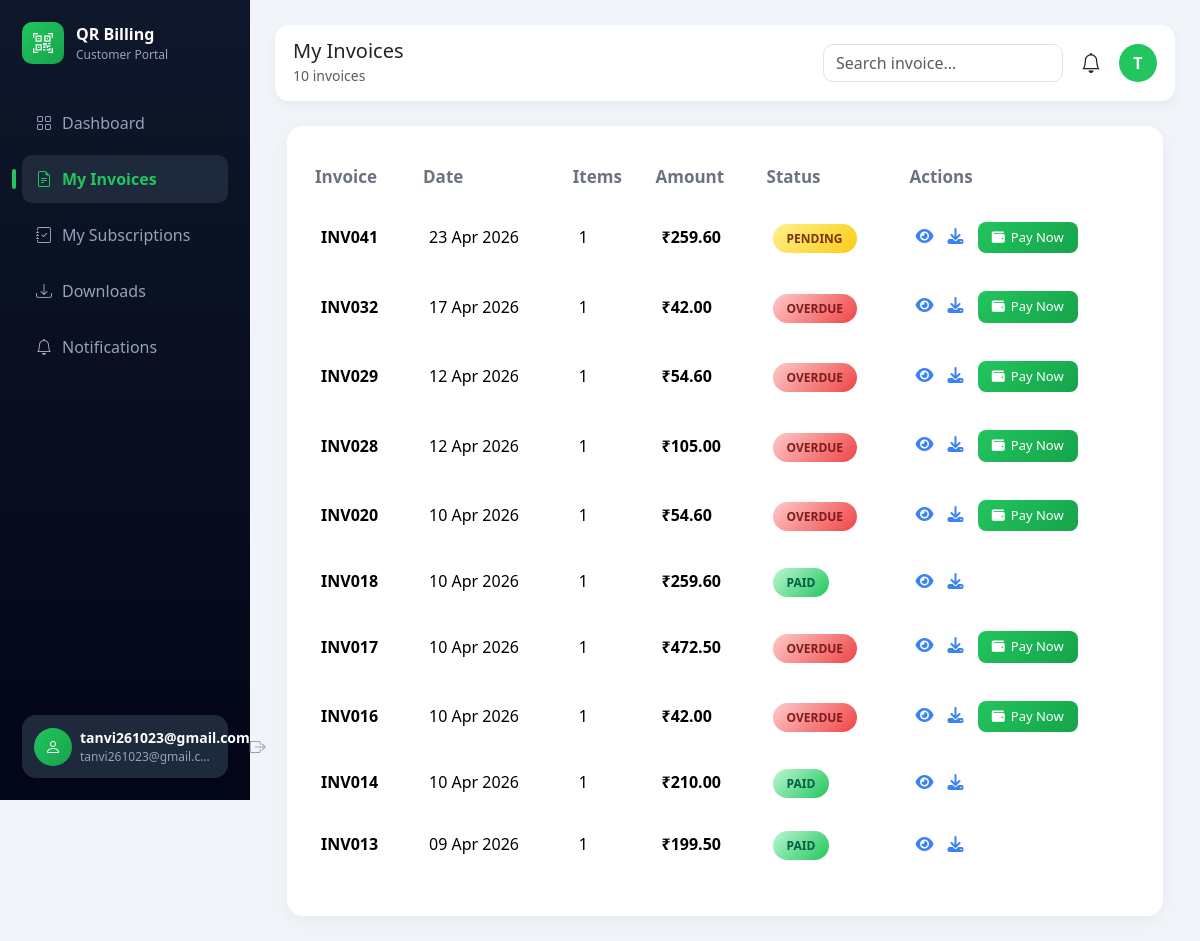
The app's page /invoice/my-invoices/ (signed in), older data.
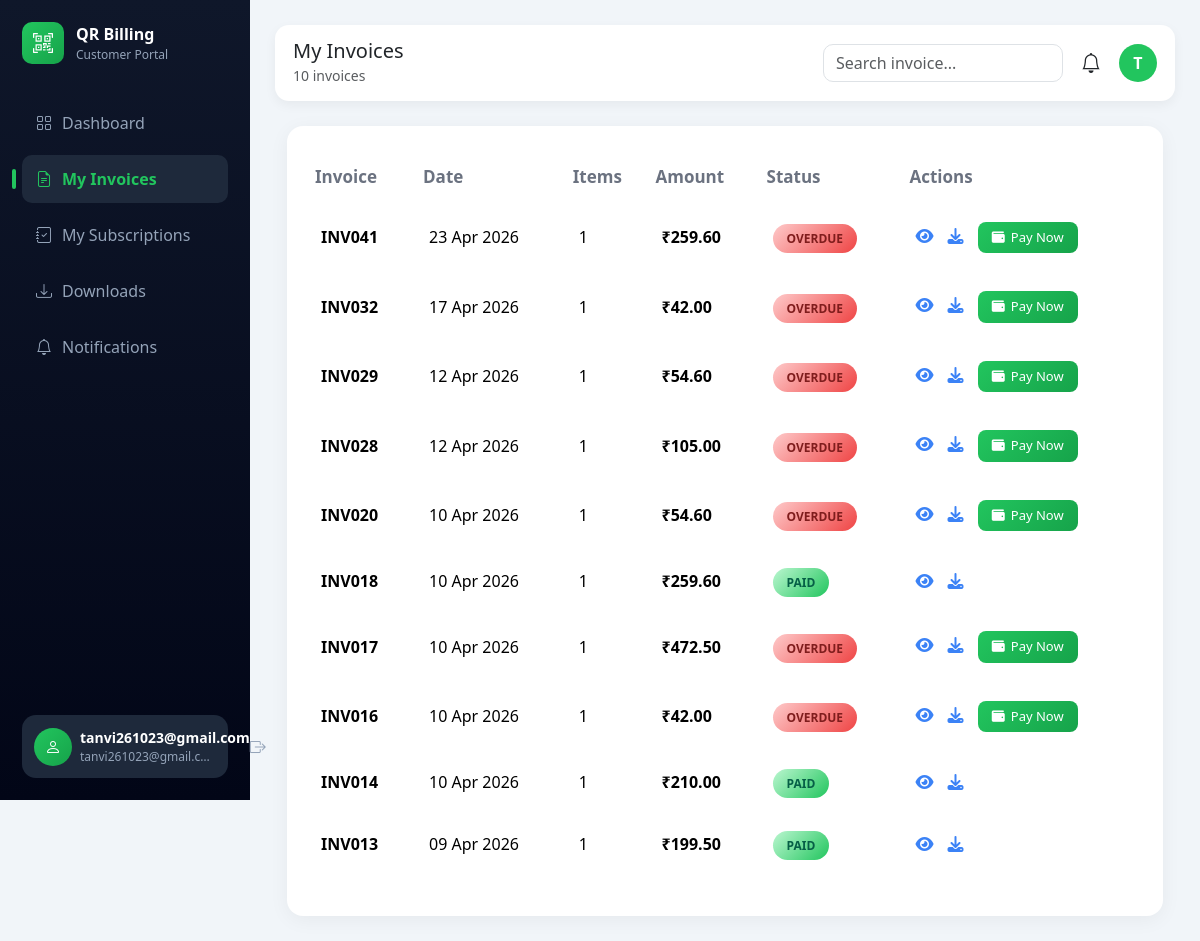
The same page, newer data.
### invoice/models.py (models this page shows, shortened)
class Invoice(models.Model):
    PAYMENT_STATUS = [
        ('PAID', 'Paid'),
        ('PENDING', 'Pending'),
        ('OVERDUE', 'Overdue'),
    ]
    INVOICE_TYPE = [
        ("PRODUCT", "Product"),
        ("SUBSCRIPTION", "Subscription"),
    ]
    invoice_number = models.CharField(max_length=20, unique=True, blank=True)
    customer = models.ForeignKey(
        settings.AUTH_USER_MODEL,
        on_delete=models.CASCADE
    )
    subscription = models.ForeignKey(
        Subscription,
        on_delete=models.CASCADE,
        null=True,
        blank=True
    )
    invoice_type = models.CharField(
        max_length=20,
        choices=INVOICE_TYPE,
        default="PRODUCT"
    )
    date = models.DateTimeField(auto_now_add=True)
    total_amount = models.DecimalField(max_digits=10, decimal_places=2, default=0)
    payment_status = models.CharField(
        max_length=20,
        choices=PAYMENT_STATUS,
        default='PENDING'
    )
    razorpay_order_id = models.CharField(max_length=200, blank=True, null=True)
    razorpay_payment_id = models.CharField(max_length=200, blank=True, null=True)

class InvoiceItem(models.Model):
    invoice = models.ForeignKey(
        Invoice,
        on_delete=models.CASCADE,
        related_name="items"
    )
    product = models.ForeignKey(Product, on_delete=models.CASCADE)
    quantity = models.PositiveIntegerField()
    discount = models.DecimalField(max_digits=5, decimal_places=2, default=0)
    gst_amount = models.DecimalField(max_digits=10, decimal_places=2, default=0)
    subtotal = models.DecimalField(max_digits=10, decimal_places=2, default=0)

### invoice/views.py (the view)
# urls.py: path("my-invoices/", views.my_invoices, name="my_invoices"),
@login_required
def my_invoices(request):
    invoices = Invoice.objects.filter(
        customer=request.user
    ).order_by("-date")
    return render(request, "dashboard/my_invoices.html", {
        "invoices": invoices,
        "RAZORPAY_KEY_ID": settings.RAZORPAY_KEY_ID
    })

### notifications/context_processors.py (called while the page is built)
def notification_data(request):
    if request.user.is_authenticated:
        latest_notifications = Notification.objects.filter(
            user=request.user
        ).order_by('-created_at')[:5]
        unread_notifications = Notification.objects.filter(
            user=request.user,
            is_read=False
        ).count()
    else:
        latest_notifications = []
        unread_notifications = 0
    return {
        'latest_notifications': latest_notifications,
        'unread_notifications': unread_notifications
    }

### billing/templates/dashboard/my_invoices.html (shortened to what this page needs)
{% extends "dashboard/customer_base.html" %}
{% block page_title %}
My Invoices
{% endblock %}
{% block page_subtitle %}
{{ invoices.count }} invoices
{% endblock %}
{% block content %}
<link rel="stylesheet" href="https://cdnjs.cloudflare.com/ajax/libs/font-awesome/6.5.0/css/all.min.css">
<div class="container-fluid">
<div class="invoice-card">
<div class="table-responsive">
<table class="table align-middle">
<thead>
<tr>
<th>Invoice</th>
<th>Date</th>
<th>Items</th>
<th>Amount</th>
<th>Status</th>
<th>Actions</th>
</tr>
</thead>
<tbody>
{% for invoice in invoices %}
<tr>
<td><strong>{{ invoice.invoice_number }}</strong></td>
<td>{{ invoice.date|date:"d M Y" }}</td>
<td>{{ invoice.items.all|length }}</td>
<td><strong>₹{{ invoice.total_amount }}</strong></td>
<td>
{% if invoice.payment_status == "PAID" %}
<span class="badge-paid">PAID</span>
{% elif invoice.payment_status == "PENDING" %}
<span class="badge-pending"
onclick="payNow('{{ invoice.razorpay_order_id|default:'' }}','{{ invoice.total_amount }}')">
PENDING
</span>
{% else %}
<span class="badge-overdue"
onclick="payNow('{{ invoice.razorpay_order_id|default:'' }}','{{ invoice.total_amount }}')">
OVERDUE
</span>
{% endif %}
</td>
<td>
<a href="{% url 'view_invoice' invoice.id %}" class="action-btn">
<i class="fa-solid fa-eye"></i>
</a>
<a href="{% url 'download_invoice' invoice.id %}" class="action-btn">
<i class="fa-solid fa-download"></i>
</a>
{% if invoice.payment_status != "PAID" %}
<button class="pay-btn"
onclick="payNow('{{ invoice.razorpay_order_id|default:'' }}','{{ invoice.total_amount }}')">
<i class="fa-solid fa-wallet"></i> Pay Now
</button>
{% endif %}
</td>
</tr>
{% endfor %}
</tbody>
</table>
</div>
</div>
</div>
{% endblock %}

Row changes from the older to the newer data that the page shows:
changed Invoice "INV041": payment_status "PENDING" → "OVERDUE"
